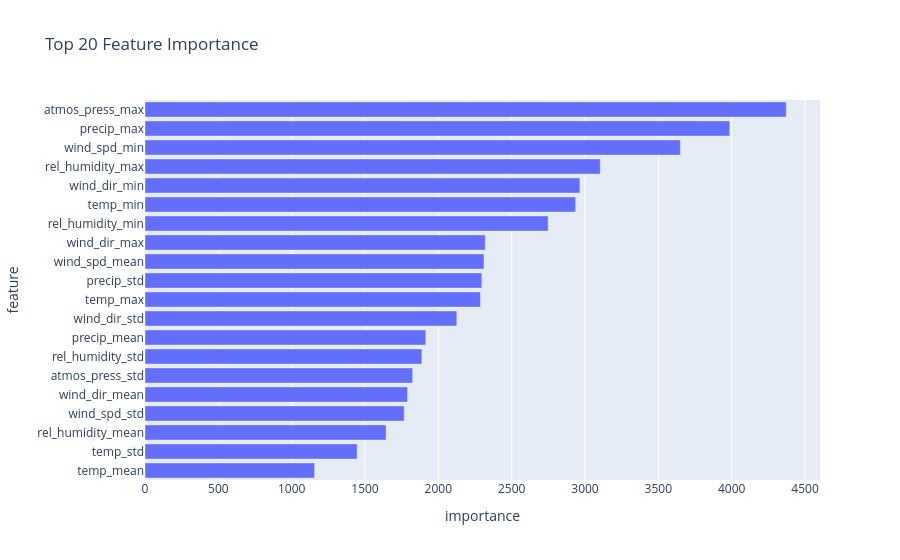

The code cell stored with this chart in its notebook:
### Markdown cell above
# Analyse d'importance des features avec SHAP

### Code cell
# Importance des features
importance = final_model.get_score(importance_type="gain")


# Convertir en DataFrame
importance_df = pd.DataFrame(
    {"feature": list(importance.keys()), "importance": list(importance.values())}
)

# Trier
importance_df = importance_df.sort_values(by="importance", ascending=True)

fig = px.bar(
    importance_df.head(20),
    x="importance",
    y="feature",
    orientation="h",
    title="Top 20 Feature Importance",
)

fig.show()

### Figure 1 — Plotly figure (JSON) as saved in the notebook; plotly's stock layout.template omitted (floating-point values rounded to 4 significant figures)
{"data": [{"hovertemplate": "importance=%{x}<br>feature=%{y}<extra></extra>", "legendgroup": "", "marker": {"color": "#636efa", "pattern": {"shape": ""}}, "name": "", "orientation": "h", "showlegend": false, "textposition": "auto", "type": "bar", "x": [1156.0, 1446.0, 1644.0, 1767.0, 1790.0, 1825.0, 1888.0, 1915.0, 2126.0, 2287.0, 2296.0, 2311.0, 2320.0, 2749.0, 2937.0, 2965.0, 3104.0, 3650.0, 3987.0, 4372.0], "xaxis": "x", "y": ["temp_mean", "temp_std", "rel_humidity_mean", "wind_spd_std", "wind_dir_mean", "atmos_press_std", "rel_humidity_std", "precip_mean", "wind_dir_std", "temp_max", "precip_std", "wind_spd_mean", "wind_dir_max", "rel_humidity_min", "temp_min", "wind_dir_min", "rel_humidity_max", "wind_spd_min", "precip_max", "atmos_press_max"], "yaxis": "y"}], "layout": {"barmode": "relative", "legend": {"tracegroupgap": 0}, "title": {"text": "Top 20 Feature Importance"}, "xaxis": {"anchor": "y", "domain": [0, 1], "title": {"text": "importance"}}, "yaxis": {"anchor": "x", "domain": [0, 1], "title": {"text": "feature"}}}}
